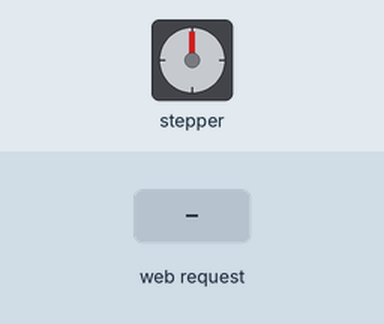
A sketch run on a simulated ESP32. On the bench: stepper motor. Wiring (inferred from the names in the program): stepper motor driver (200 steps per turn assumed): step GPIO 19; direction GPIO 18; enable GPIO 21. Inputs (shaded band) come from the test bench. WiFi joins after 1.5 s; servers stay silent unless stated; what the sketch prints to the serial monitor is not drawn.

Above: at 3.7 s.
3.8 s: HTTP request GET /rotate?angle=120 received
At 5.1 s:
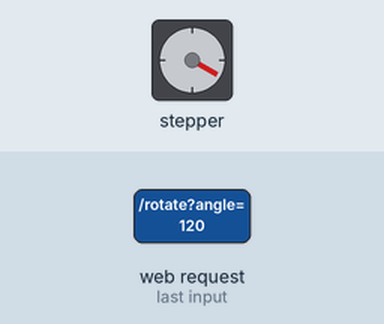
5.4 s: HTTP request GET /rotate?angle=0 received
At 6.1 s:
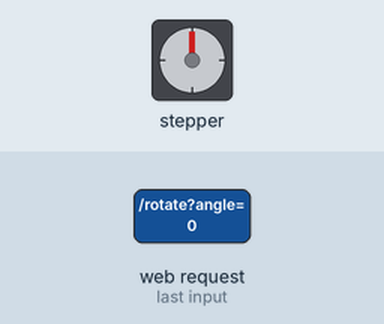
Timing chart, 0 to 8.4 s (numbered marks = the images above; inputs shaded):
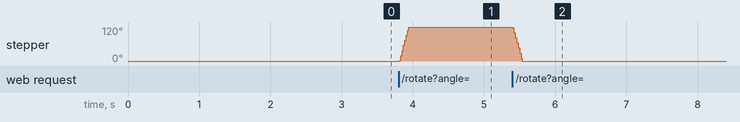

The sketch:

antenna_esp32_motor.ino
```cpp
#include <WiFi.h>
#include <WebServer.h>
#include <ArduinoJson.h>

// ═════════════════════════════════════════════════════════════════════
// ⚙️ WIFI & STATIC IP CONFIGURATION
// ═════════════════════════════════════════════════════════════════════
const char* WIFI_SSID = "OPPO Reno10 Pro 5G";
const char* WIFI_PASSWORD = "12233344445";

IPAddress staticIP(10, 135, 98, 50);
IPAddress gateway(10, 135, 98, 1);
IPAddress subnet(255, 255, 255, 0);
IPAddress primaryDNS(8, 8, 8, 8);
IPAddress secondaryDNS(1, 1, 1, 1);

// ═════════════════════════════════════════════════════════════════════
// 🔌 MOTOR PINS & PARAMETERS (FROM YOUR PROVEN CODE)
// ═════════════════════════════════════════════════════════════════════
#define STEP_PIN 19
#define DIR_PIN 18
#define ENABLE_PIN 21

const float TOTAL_STEPS_PER_REV = 200.0;
const int STEP_DELAY_US = 1000;  // 1000us delay from your original code

WebServer server(80);

volatile int currentAngle = 0;
volatile int currentStepPos = 0; // Tracks absolute physical steps (0-199)
volatile bool motorEnabled = true;
String systemStatus = "Ready";

// ═════════════════════════════════════════════════════════════════════
// 🌐 CORS & SERVER SETUP
// ═════════════════════════════════════════════════════════════════════
void addCORSHeaders() {
  server.sendHeader("Access-Control-Allow-Origin", "*");
  server.sendHeader("Access-Control-Allow-Methods", "GET, POST, OPTIONS");
  server.sendHeader("Access-Control-Allow-Headers", "Content-Type");
}

void setupWebServer() {
  server.on("/status", HTTP_GET, []() {
    addCORSHeaders();
    DynamicJsonDocument doc(256);
    doc["status"] = systemStatus;
    doc["angle"] = currentAngle;
    doc["motor_enabled"] = motorEnabled;
    String response;
    serializeJson(doc, response);
    server.send(200, "application/json", response);
  });

  server.on("/ping", HTTP_GET, []() {
    addCORSHeaders();
    server.send(200, "application/json", "{\"success\":true,\"message\":\"pong\"}");
  });

  server.on("/rotate", HTTP_GET, []() {
    addCORSHeaders();
    if (!server.hasArg("angle")) {
      server.send(400, "application/json", "{\"error\":\"Missing angle\"}");
      return;
    }

    // Normalize requested angle to 0-359
    int targetAngle = server.arg("angle").toInt() % 360;
    if (targetAngle < 0) targetAngle += 360;

    // --- DRIFT-FREE ABSOLUTE STEP CALCULATION ---
    // Map the 360-degree angle perfectly to a 200-step absolute position
    int targetAbsoluteStep = round((targetAngle / 360.0) * TOTAL_STEPS_PER_REV);
    if (targetAbsoluteStep == 200) targetAbsoluteStep = 0; // Wrap 360 back to 0

    // Calculate the shortest path in actual steps
    int stepDiff = targetAbsoluteStep - currentStepPos;
    if (stepDiff > (TOTAL_STEPS_PER_REV / 2)) {
      stepDiff -= TOTAL_STEPS_PER_REV;
    } else if (stepDiff < -(TOTAL_STEPS_PER_REV / 2)) {
      stepDiff += TOTAL_STEPS_PER_REV;
    }

    int stepsNeeded = abs(stepDiff);
    bool clockwise = (stepDiff > 0);

    if (stepsNeeded > 0) {
      digitalWrite(DIR_PIN, clockwise ? HIGH : LOW);
      digitalWrite(ENABLE_PIN, LOW); // Ensure motor is engaged

      for (int i = 0; i < stepsNeeded; i++) {
        digitalWrite(STEP_PIN, HIGH);
        delayMicroseconds(STEP_DELAY_US);
        digitalWrite(STEP_PIN, LOW);
        delayMicroseconds(STEP_DELAY_US);
      }

      // Update global trackers
      currentStepPos = targetAbsoluteStep;
      currentAngle = targetAngle;
    }

    DynamicJsonDocument doc(128);
    doc["success"] = true;
    doc["angle"] = currentAngle;
    String response;
    serializeJson(doc, response);
    server.send(200, "application/json", response);
  });

  server.on("/enable-motor", HTTP_GET, []() {
    addCORSHeaders();
    digitalWrite(ENABLE_PIN, LOW);
    motorEnabled = true;
    server.send(200, "application/json", "{\"success\":true}");
  });

  server.on("/disable-motor", HTTP_GET, []() {
    addCORSHeaders();
    digitalWrite(ENABLE_PIN, HIGH);
    motorEnabled = false;
    server.send(200, "application/json", "{\"success\":true}");
  });

  server.onNotFound([]() {
    if (server.method() == HTTP_OPTIONS) {
      addCORSHeaders();
      server.send(200);
    } else {
      server.send(404, "text/plain", "Not found");
    }
  });
}

// ═════════════════════════════════════════════════════════════════════
// 🚀 SETUP & LOOP
// ═════════════════════════════════════════════════════════════════════
void setup() {
  Serial.begin(115200);
  delay(1000);

  pinMode(STEP_PIN, OUTPUT);
  pinMode(DIR_PIN, OUTPUT);
  pinMode(ENABLE_PIN, OUTPUT);

  // Start with motor enabled (LOW) based on your original code structure
  digitalWrite(STEP_PIN, LOW);
  digitalWrite(DIR_PIN, LOW);
  digitalWrite(ENABLE_PIN, LOW);

  Serial.println("[WIFI] Connecting...");
  WiFi.mode(WIFI_STA);
  WiFi.begin(WIFI_SSID, WIFI_PASSWORD);

  while (WiFi.status() != WL_CONNECTED) {
    delay(500);
    Serial.print(".");
  }

  // Fetch real hotspot routing dynamically
  IPAddress realGateway = WiFi.gatewayIP();
  IPAddress realDNS = WiFi.dnsIP();
  WiFi.config(staticIP, realGateway, subnet, realDNS, primaryDNS);

  setupWebServer();
  server.begin();

  Serial.println("\n[MOTOR] Controller Ready!");
  Serial.println("[MOTOR] Static IP: " + WiFi.localIP().toString());
}

void loop() {
  server.handleClient();
  delay(10);
}
```

Measured:
- after the input at 3.8 s, stepper: turns 120° clockwise in 0.13 s, starting at once
- after the input at 5.4 s, stepper: turns 120° counter-clockwise in 0.13 s, starting at once
